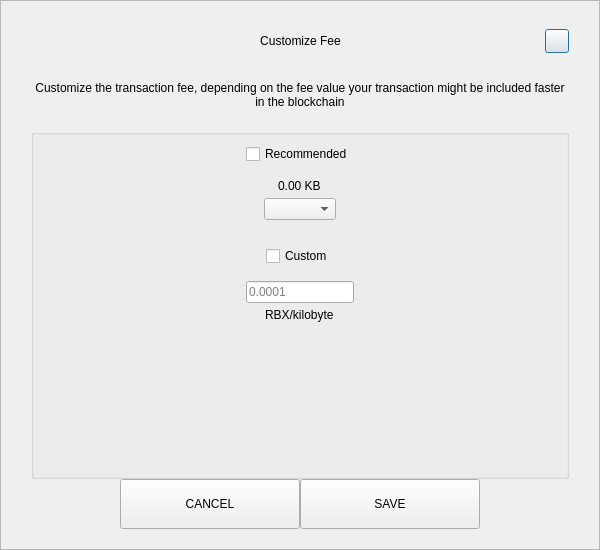
<?xml version="1.0" encoding="UTF-8"?>
<ui version="4.0">
 <class>SendCustomFeeDialog</class>
 <widget class="QDialog" name="SendCustomFeeDialog">
  <property name="geometry">
   <rect>
    <x>0</x>
    <y>0</y>
    <width>600</width>
    <height>550</height>
   </rect>
  </property>
  <property name="windowTitle">
   <string>Form</string>
  </property>
  <layout class="QVBoxLayout" name="verticalLayout_3">
   <property name="spacing">
    <number>0</number>
   </property>
   <property name="leftMargin">
    <number>0</number>
   </property>
   <property name="topMargin">
    <number>0</number>
   </property>
   <property name="rightMargin">
    <number>0</number>
   </property>
   <property name="bottomMargin">
    <number>0</number>
   </property>
   <item>
    <widget class="QFrame" name="frame">
     <property name="styleSheet">
      <string notr="true"/>
     </property>
     <property name="frameShape">
      <enum>QFrame::StyledPanel</enum>
     </property>
     <property name="frameShadow">
      <enum>QFrame::Raised</enum>
     </property>
     <layout class="QVBoxLayout" name="verticalLayout_2">
      <property name="spacing">
       <number>0</number>
      </property>
      <property name="leftMargin">
       <number>30</number>
      </property>
      <property name="topMargin">
       <number>20</number>
      </property>
      <property name="rightMargin">
       <number>30</number>
      </property>
      <property name="bottomMargin">
       <number>20</number>
      </property>
      <item>
       <layout class="QHBoxLayout" name="horizontalLayout_3">
        <property name="spacing">
         <number>0</number>
        </property>
        <item>
         <spacer name="horizontalSpacer_21">
          <property name="orientation">
           <enum>Qt::Horizontal</enum>
          </property>
          <property name="sizeHint" stdset="0">
           <size>
            <width>40</width>
            <height>20</height>
           </size>
          </property>
         </spacer>
        </item>
        <item>
         <widget class="QLabel" name="labelTitle">
          <property name="minimumSize">
           <size>
            <width>0</width>
            <height>40</height>
           </size>
          </property>
          <property name="maximumSize">
           <size>
            <width>16777215</width>
            <height>40</height>
           </size>
          </property>
          <property name="styleSheet">
           <string notr="true">padding-left:24px;</string>
          </property>
          <property name="text">
           <string>Customize Fee</string>
          </property>
          <property name="alignment">
           <set>Qt::AlignCenter</set>
          </property>
          <property name="margin">
           <number>7</number>
          </property>
         </widget>
        </item>
        <item>
         <spacer name="horizontalSpacer">
          <property name="orientation">
           <enum>Qt::Horizontal</enum>
          </property>
          <property name="sizeHint" stdset="0">
           <size>
            <width>40</width>
            <height>20</height>
           </size>
          </property>
         </spacer>
        </item>
        <item>
         <widget class="QPushButton" name="btnEsc">
          <property name="minimumSize">
           <size>
            <width>24</width>
            <height>24</height>
           </size>
          </property>
          <property name="maximumSize">
           <size>
            <width>24</width>
            <height>24</height>
           </size>
          </property>
          <property name="text">
           <string/>
          </property>
         </widget>
        </item>
       </layout>
      </item>
      <item>
       <spacer name="verticalSpacer_2">
        <property name="orientation">
         <enum>Qt::Vertical</enum>
        </property>
        <property name="sizeType">
         <enum>QSizePolicy::Fixed</enum>
        </property>
        <property name="sizeHint" stdset="0">
         <size>
          <width>20</width>
          <height>20</height>
         </size>
        </property>
       </spacer>
      </item>
      <item>
       <widget class="QLabel" name="labelMessage">
        <property name="text">
         <string>Customize the transaction fee, depending on the fee value your transaction might be included faster in the blockchain</string>
        </property>
        <property name="alignment">
         <set>Qt::AlignCenter</set>
        </property>
        <property name="wordWrap">
         <bool>true</bool>
        </property>
       </widget>
      </item>
      <item>
       <spacer name="verticalSpacer_3">
        <property name="orientation">
         <enum>Qt::Vertical</enum>
        </property>
        <property name="sizeType">
         <enum>QSizePolicy::Fixed</enum>
        </property>
        <property name="sizeHint" stdset="0">
         <size>
          <width>20</width>
          <height>20</height>
         </size>
        </property>
       </spacer>
      </item>
      <item>
       <widget class="QGroupBox" name="groupBox">
        <property name="title">
         <string/>
        </property>
        <layout class="QVBoxLayout" name="verticalLayout">
         <property name="leftMargin">
          <number>12</number>
         </property>
         <property name="rightMargin">
          <number>12</number>
         </property>
         <item>
          <layout class="QVBoxLayout" name="verticalLayout_4">
           <property name="spacing">
            <number>5</number>
           </property>
           <item alignment="Qt::AlignHCenter">
            <widget class="QCheckBox" name="checkBoxRecommended">
             <property name="text">
              <string>Recommended</string>
             </property>
            </widget>
           </item>
           <item>
            <spacer name="verticalSpacer_5">
             <property name="orientation">
              <enum>Qt::Vertical</enum>
             </property>
             <property name="sizeType">
              <enum>QSizePolicy::Fixed</enum>
             </property>
             <property name="sizeHint" stdset="0">
              <size>
               <width>20</width>
               <height>10</height>
              </size>
             </property>
            </spacer>
           </item>
           <item alignment="Qt::AlignHCenter">
            <widget class="QLabel" name="labelFee">
             <property name="text">
              <string>0.00 KB</string>
             </property>
            </widget>
           </item>
           <item alignment="Qt::AlignHCenter">
            <widget class="QComboBox" name="comboBoxRecommended"/>
           </item>
          </layout>
         </item>
         <item>
          <spacer name="verticalSpacer">
           <property name="orientation">
            <enum>Qt::Vertical</enum>
           </property>
           <property name="sizeType">
            <enum>QSizePolicy::Fixed</enum>
           </property>
           <property name="sizeHint" stdset="0">
            <size>
             <width>20</width>
             <height>20</height>
            </size>
           </property>
          </spacer>
         </item>
         <item>
          <layout class="QVBoxLayout" name="verticalLayout_5">
           <property name="spacing">
            <number>5</number>
           </property>
           <item alignment="Qt::AlignHCenter">
            <widget class="QCheckBox" name="checkBoxCustom">
             <property name="text">
              <string>Custom</string>
             </property>
            </widget>
           </item>
           <item>
            <spacer name="verticalSpacer_6">
             <property name="orientation">
              <enum>Qt::Vertical</enum>
             </property>
             <property name="sizeType">
              <enum>QSizePolicy::Fixed</enum>
             </property>
             <property name="sizeHint" stdset="0">
              <size>
               <width>20</width>
               <height>10</height>
              </size>
             </property>
            </spacer>
           </item>
           <item alignment="Qt::AlignHCenter">
            <widget class="QLineEdit" name="lineEditCustomFee">
             <property name="placeholderText">
              <string notr="true">0.0001</string>
             </property>
            </widget>
           </item>
           <item alignment="Qt::AlignHCenter">
            <widget class="QLabel" name="labelCustomFee">
             <property name="text">
              <string>RBX/kilobyte</string>
             </property>
            </widget>
           </item>
          </layout>
         </item>
         <item>
          <spacer name="verticalSpacer_4">
           <property name="orientation">
            <enum>Qt::Vertical</enum>
           </property>
           <property name="sizeHint" stdset="0">
            <size>
             <width>20</width>
             <height>40</height>
            </size>
           </property>
          </spacer>
         </item>
        </layout>
       </widget>
      </item>
      <item>
       <layout class="QHBoxLayout" name="horizontalLayout" stretch="1,2,2,1">
        <item>
         <spacer name="horizontalSpacer1">
          <property name="orientation">
           <enum>Qt::Horizontal</enum>
          </property>
          <property name="sizeHint" stdset="0">
           <size>
            <width>40</width>
            <height>20</height>
           </size>
          </property>
         </spacer>
        </item>
        <item>
         <widget class="QPushButton" name="btnCancel">
          <property name="minimumSize">
           <size>
            <width>180</width>
            <height>50</height>
           </size>
          </property>
          <property name="focusPolicy">
           <enum>Qt::NoFocus</enum>
          </property>
          <property name="text">
           <string>CANCEL</string>
          </property>
         </widget>
        </item>
        <item>
         <widget class="QPushButton" name="btnSave">
          <property name="minimumSize">
           <size>
            <width>180</width>
            <height>50</height>
           </size>
          </property>
          <property name="focusPolicy">
           <enum>Qt::NoFocus</enum>
          </property>
          <property name="text">
           <string>SAVE</string>
          </property>
         </widget>
        </item>
        <item>
         <spacer name="horizontalSpacer_2">
          <property name="orientation">
           <enum>Qt::Horizontal</enum>
          </property>
          <property name="sizeHint" stdset="0">
           <size>
            <width>40</width>
            <height>20</height>
           </size>
          </property>
         </spacer>
        </item>
       </layout>
      </item>
     </layout>
    </widget>
   </item>
  </layout>
 </widget>
 <resources/>
 <connections/>
</ui>
